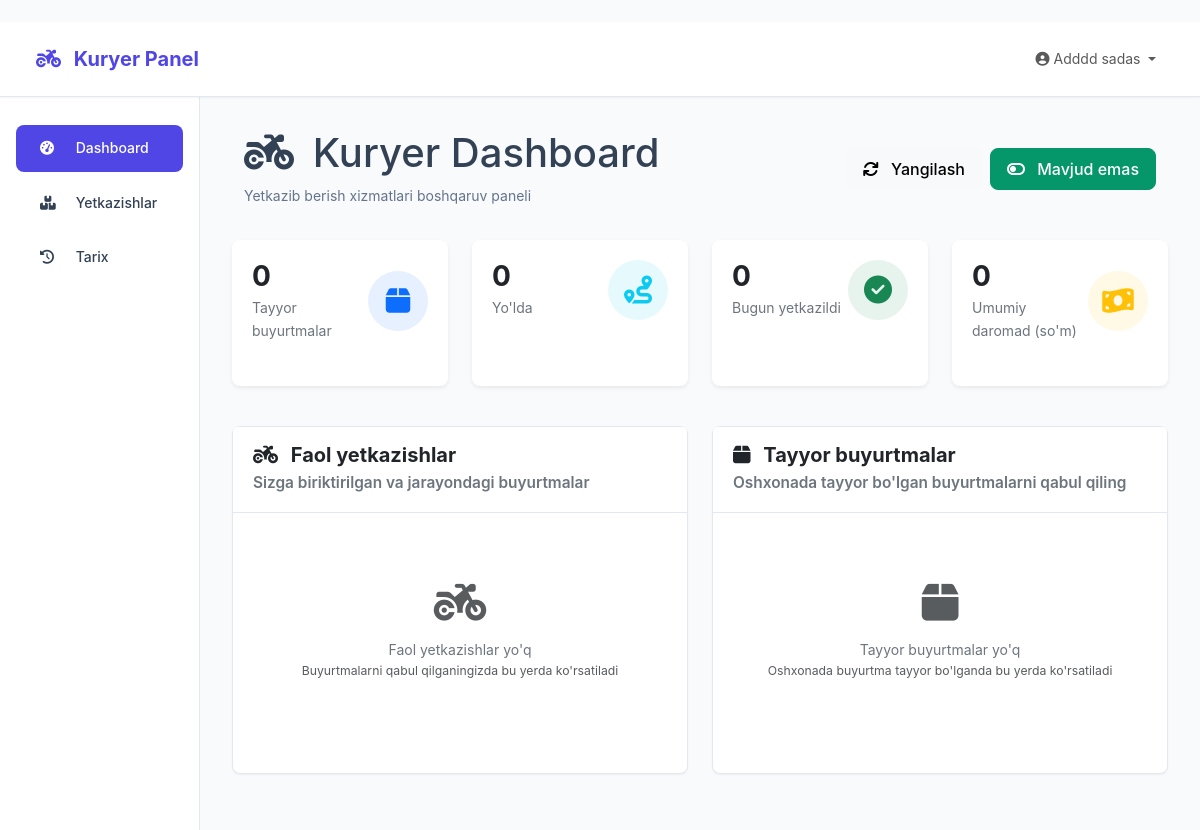
/courier/ (signed in), run on an earlier commit of the app's database.
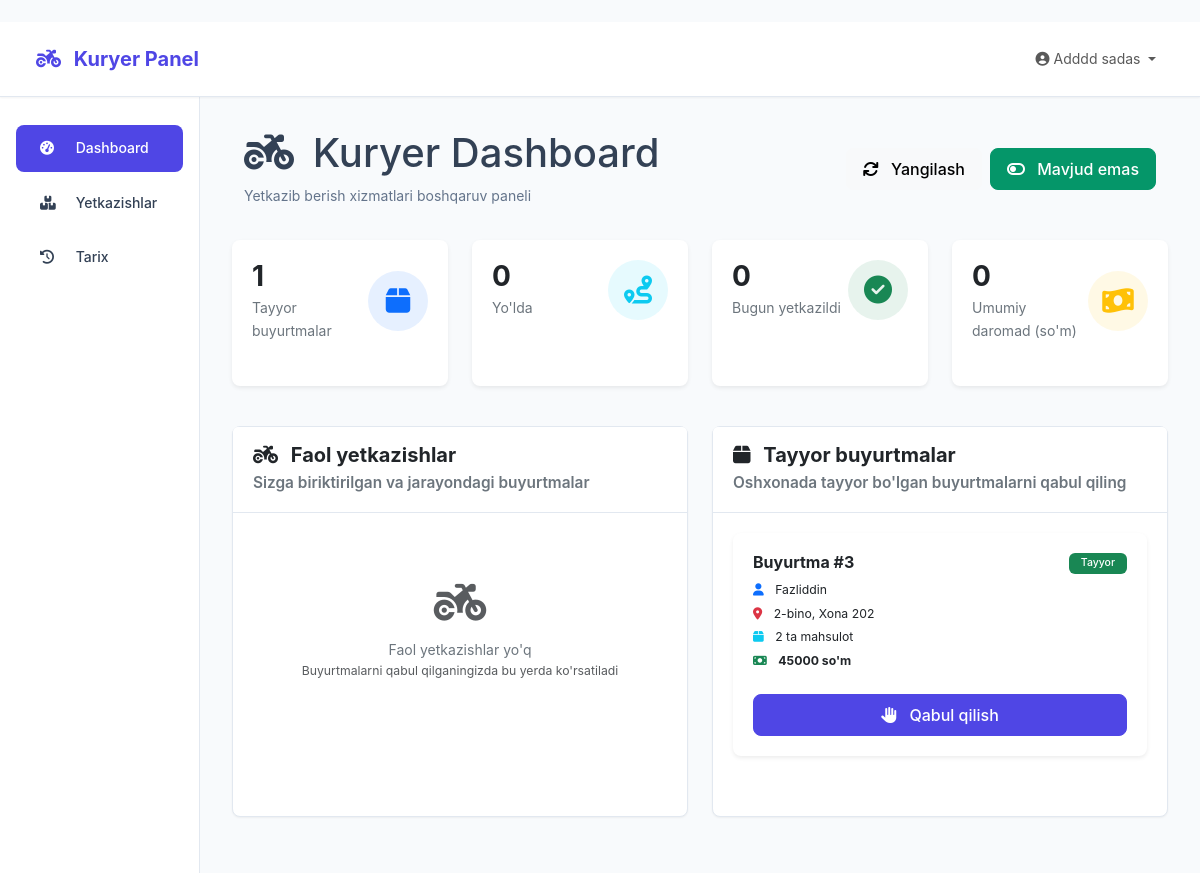
And on a later commit of the database.
### courier/models.py (models this page shows, shortened)
class Delivery(models.Model):
    STATUS_CHOICES = [
        ('ready', 'Tayyor'),
        ('assigned', 'Tayinlandi'),
        ('picked_up', 'Olib ketildi'),
        ('on_way', 'Yo\'lda'),
        ('delivered', 'Yetkazildi'),
        ('failed', 'Muvaffaqiyatsiz'),
        ('returned', 'Qaytarildi'),
    ]
    order = models.OneToOneField(Order, on_delete=models.CASCADE, verbose_name="Buyurtma")
    courier = models.ForeignKey(CourierStaff, on_delete=models.SET_NULL, null=True, blank=True, verbose_name="Kuryer")
    status = models.CharField(max_length=20, choices=STATUS_CHOICES, default='ready', verbose_name="Holat")
    assigned_at = models.DateTimeField(null=True, blank=True, verbose_name="Tayinlangan vaqt")
    picked_up_at = models.DateTimeField(null=True, blank=True, verbose_name="Olingan vaqt")
    delivered_at = models.DateTimeField(null=True, blank=True, verbose_name="Yetkazilgan vaqt")
    delivery_address = models.TextField(blank=True, verbose_name="Yetkazib berish manzili")
    delivery_notes = models.TextField(blank=True, verbose_name="Yetkazib berish izohlari")
    customer_feedback = models.TextField(blank=True, verbose_name="Mijoz fikri")
    rating = models.PositiveIntegerField(null=True, blank=True, verbose_name="Baho (1-5)")
    updated_at = models.DateTimeField(auto_now=True, verbose_name="Yangilandi")
    class Meta:
        verbose_name = "Yetkazib berish"
        verbose_name_plural = "Yetkazib berishlar"

### bot/models.py (models this page shows, shortened)
class Order(models.Model):
    STATUS_CHOICES = [
        ('pending', 'Kutilmoqda'),
        ('confirmed', 'Tasdiqlandi'),
        ('preparing', 'Tayyorlanmoqda'),
        ('delivering', 'Yetkazilmoqda'),
        ('delivered', 'Yetkazildi'),
        ('completed', 'Bajarildi'),
        ('cancelled', 'Bekor qilindi'),
    ]
    PAYMENT_CHOICES = [
        ('cash', 'Naqd pul'),
        ('card', 'Plastik karta'),
        ('online', 'Online to\'lov'),
    ]
    user = models.ForeignKey(TelegramUser, on_delete=models.CASCADE, verbose_name="Foydalanuvchi")
    dormitory = models.ForeignKey('Dormitory', on_delete=models.SET_NULL, blank=True, null=True, verbose_name="Yotoqxona")
    status = models.CharField(max_length=20, choices=STATUS_CHOICES, default='pending', verbose_name="Holat")
    payment_method = models.CharField(max_length=20, choices=PAYMENT_CHOICES, default='cash', verbose_name="To'lov usuli")
    delivery_address = models.TextField(verbose_name="Yetkazib berish manzili")
    room_number = models.CharField(max_length=20, blank=True, null=True, verbose_name="Xona raqami")
    phone_number = models.CharField(max_length=20, verbose_name="Telefon raqam")
    delivery_time = models.DateTimeField(blank=True, null=True, verbose_name="Yetkazib berish vaqti")
    total_amount = models.DecimalField(max_digits=10, decimal_places=2, verbose_name="Umumiy summa")
    delivery_fee = models.DecimalField(max_digits=10, decimal_places=2, default=0, verbose_name="Yetkazib berish haqi")
    notes = models.TextField(blank=True, verbose_name="Izohlar")
    created_at = models.DateTimeField(auto_now_add=True, verbose_name="Buyurtma vaqti")
    updated_at = models.DateTimeField(auto_now=True, verbose_name="Yangilangan vaqt")
    class Meta:
        verbose_name = "Buyurtma"
        verbose_name_plural = "Buyurtmalar"
        ordering = ['-created_at']

class TelegramUser(models.Model):
    user_id = models.BigIntegerField(unique=True, verbose_name="Telegram ID")
    username = models.CharField(max_length=100, blank=True, null=True, verbose_name="Username")
    first_name = models.CharField(max_length=100, blank=True, null=True, verbose_name="Ism")
    last_name = models.CharField(max_length=100, blank=True, null=True, verbose_name="Familiya")
    phone_number = models.CharField(max_length=20, blank=True, null=True, verbose_name="Telefon raqam")
    full_name = models.CharField(max_length=200, blank=True, null=True, verbose_name="To'liq ism")
    age = models.PositiveIntegerField(blank=True, null=True, verbose_name="Yosh")
    dormitory = models.ForeignKey('Dormitory', on_delete=models.SET_NULL, blank=True, null=True, verbose_name="Yotoqxona")
    room_number = models.CharField(max_length=20, blank=True, null=True, verbose_name="Xona raqami")
    is_registered = models.BooleanField(default=False, verbose_name="Ro'yxatdan o'tgan")
    registration_date = models.DateTimeField(blank=True, null=True, verbose_name="Ro'yxatdan o'tgan sana")
    is_active = models.BooleanField(default=True, verbose_name="Faol")
    created_at = models.DateTimeField(auto_now_add=True, verbose_name="Qo'shilgan vaqt")
    class Meta:
        verbose_name = "Foydalanuvchi"
        verbose_name_plural = "Foydalanuvchilar"
    def get_display_name(self):
        return self.full_name or self.first_name or self.username or "Foydalanuvchi"

class Dormitory(models.Model):
    name = models.CharField(max_length=100, verbose_name="Yotoqxona nomi")
    address = models.TextField(verbose_name="To'liq manzil")
    contact_person = models.CharField(max_length=100, blank=True, verbose_name="Mas'ul shaxs")
    contact_phone = models.CharField(max_length=20, blank=True, verbose_name="Telefon raqam")
    delivery_fee = models.DecimalField(max_digits=10, decimal_places=2, default=0, verbose_name="Yetkazib berish haqi")
    delivery_time = models.PositiveIntegerField(default=30, verbose_name="Yetkazib berish vaqti (daqiqa)")
    working_hours_start = models.TimeField(default='09:00', verbose_name="Ish boshlanish vaqti")
    working_hours_end = models.TimeField(default='23:00', verbose_name="Ish tugash vaqti")
    is_24_hours = models.BooleanField(default=False, verbose_name="24 soat ishlaydi")
    latitude = models.DecimalField(max_digits=10, decimal_places=8, blank=True, null=True, verbose_name="Kenglik")
    longitude = models.DecimalField(max_digits=11, decimal_places=8, blank=True, null=True, verbose_name="Uzunlik")
    is_active = models.BooleanField(default=True, verbose_name="Faol")
    notes = models.TextField(blank=True, verbose_name="Qo'shimcha ma'lumot")
    created_at = models.DateTimeField(auto_now_add=True, verbose_name="Yaratilgan vaqt")
    class Meta:
        verbose_name = "Yotoqxona"
        verbose_name_plural = "Yotoqxonalar"

### courier/views.py (the view)
# urls.py: path('', views.dashboard, name='dashboard'),
@courier_required
def dashboard(request):
    try:
        courier = CourierStaff.objects.get(user=request.user)
    except CourierStaff.DoesNotExist:
        messages.error(request, "Kuryer profili topilmadi! Iltimos, admin bilan bog'laning.")
        return redirect('admin_panel:dashboard' if request.user.role == 'admin' else 'login')
    today = timezone.now().date()
    ready_orders_query = Order.objects.filter(
        orderprogress__status='ready',
        delivery__isnull=True
    )
    for order in ready_orders_query:
        if not hasattr(order, 'delivery'):
            Delivery.objects.get_or_create(
                order=order,
                defaults={'status': 'ready'}
            )
    stats = {
        'ready_orders': Delivery.objects.filter(
            status='ready',
            courier__isnull=True
        ).count(),
        'on_way_orders': Delivery.objects.filter(
            courier=courier,
            status__in=['picked_up', 'on_way']
        ).count(),
        'delivered_today': Delivery.objects.filter(
            courier=courier,
            status='delivered',
            delivered_at__date=today
        ).count(),
        'total_earnings': Delivery.objects.filter(
            courier=courier,
            status='delivered'
        ).aggregate(total=Sum('order__delivery_fee'))['total'] or 0,
    }
    active_deliveries = Delivery.objects.filter(
        courier=courier,
        status__in=['assigned', 'picked_up', 'on_way']
    ).select_related('order__user', 'order__dormitory').prefetch_related('order__items__product').order_by('-updated_at')
    ready_orders = Delivery.objects.filter(
        status='ready',
        courier__isnull=True
    ).select_related('order__user', 'order__dormitory').prefetch_related('order__items__product').order_by('-updated_at')[:5]
    context = {
        'courier': courier,
        'stats': stats,
        'active_deliveries': active_deliveries,
        'ready_orders': ready_orders,
    }
    return render(request, 'courier/dashboard.html', context)

### users/models.py (called while the page is built)
    def can_access_courier(self):
        return self.role in [self.COURIER, self.ADMIN] or self.is_superuser

### templates/courier/dashboard.html (shortened to what the changed rows need)
{% extends 'courier/base.html' %}
{% block content %}
<div class="page-header">
    <div class="container-fluid">
        <div class="d-flex justify-content-between align-items-center">
            <div>
                <h1>
                    <i class="fas fa-motorcycle me-2"></i>
                    Kuryer Dashboard
                </h1>
            </div>
        </div>
    </div>
</div>
<div class="row mb-4">
    <div class="col-xl-3 col-lg-6 mb-3">
        <div class="card border-0 shadow-sm h-100">
            <div class="card-body">
                <div class="d-flex justify-content-between align-items-center">
                    <div>
                        <h3 class="mb-1 text-dark fw-bold">{{ stats.ready_orders }}</h3>
                        <p class="mb-0 text-secondary">Tayyor buyurtmalar</p>
                    </div>
                </div>
            </div>
        </div>
    </div>
</div>
<div class="row">
    <div class="col-md-6 mb-4">
        <div class="card h-100">
            <div class="card-body" style="max-height: 600px; overflow-y: auto;">
                {% if ready_orders %}
                    {% for delivery in ready_orders %}
                        <div class="card mb-3 border-0 shadow-sm">
                            <div class="card-body">
                                <div class="d-flex justify-content-between align-items-start mb-3">
                                    <div class="flex-grow-1">
                                        <h6 class="card-title text-dark fw-bold mb-2">Buyurtma #{{ delivery.order.id }}</h6>
                                        <div class="mb-2">
                                            <small class="d-block mb-1"><i class="fas fa-user me-2 text-primary"></i> {{ delivery.order.user.get_display_name }}</small>
                                            <small class="d-block mb-1"><i class="fas fa-map-marker-alt me-2 text-danger"></i> {{ delivery.order.dormitory.name }}, Xona {{ delivery.order.room_number }}</small>
                                            <small class="d-block mb-1"><i class="fas fa-box me-2 text-info"></i> {{ delivery.order.items.count }} ta mahsulot</small>
                                            <small class="d-block"><i class="fas fa-money-bill me-2 text-success"></i> <strong>{{ delivery.order.total_amount|floatformat:0 }} so'm</strong></small>
                                        </div>
                                    </div>
                                    <div class="text-end ms-3">
                                        <span class="badge bg-success mb-2">Tayyor</span>
                                    </div>
                                </div>
                                <div class="d-grid">
                                    <button class="btn btn-primary" data-delivery-id="{{ delivery.id }}" onclick="takeOrder(this.dataset.deliveryId)">
                                        <i class="fas fa-hand-paper me-2"></i> Qabul qilish
                                    </button>
                                </div>
                            </div>
                        </div>
                    {% endfor %}
                {% else %}
                    <div class="text-center py-5">
                        <i class="fas fa-box fa-3x text-muted mb-3"></i>
                        <p class="text-secondary mb-0">Tayyor buyurtmalar yo'q</p>
                        <small class="text-muted">Oshxonada buyurtma tayyor bo'lganda bu yerda ko'rsatiladi</small>
                    </div>
                {% endif %}
            </div>
        </div>
    </div>
</div>
{% endblock %}

What changed in the data, as far as the page shows it:
added Delivery: order.id "3", order.user.get_display_name "Fazliddin", order.dormitory.name "2-bino", order.room_number "202", order.items.count "2", order.total_amount "45000"
Also different on the page:
{{ stats.ready_orders }}: "0" → "1"
text no longer shown: "Tayyor buyurtmalar yo'q Oshxonada buyurtma tayyor bo'lganda bu yerda ko'rsatiladi"
